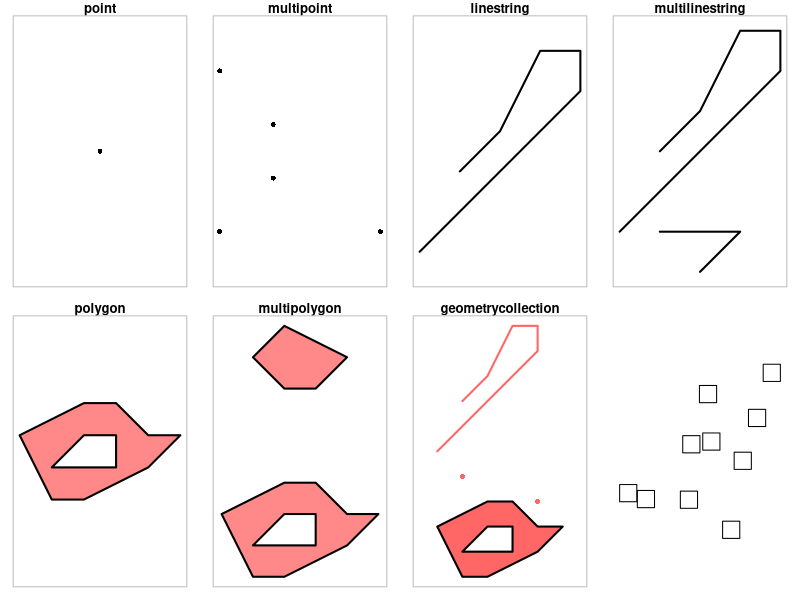
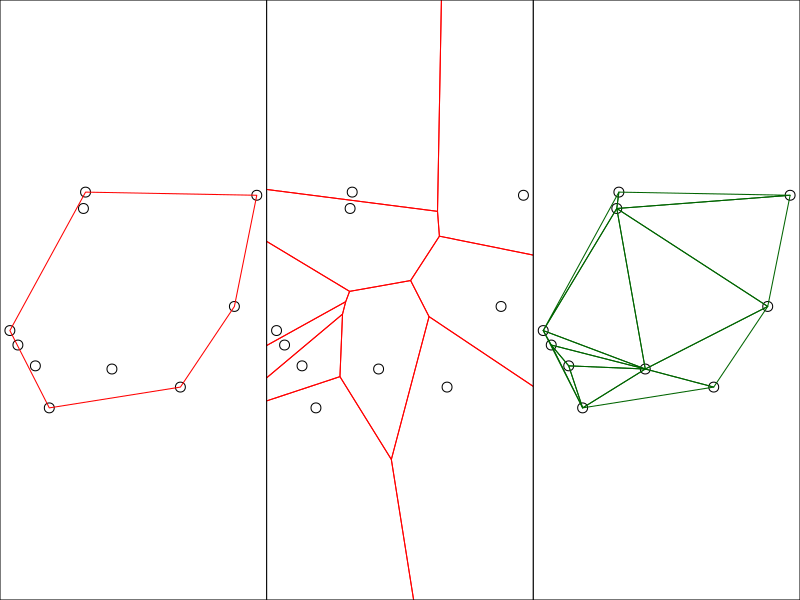
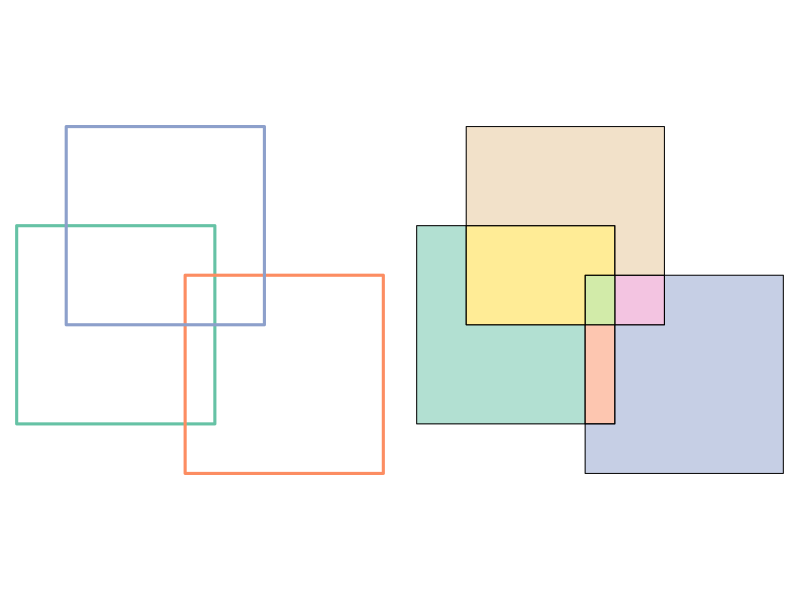

Write the R code that produced these figures, in order.
## ---- chunk 1
library(sf) |> suppressPackageStartupMessages()
par(mfrow = c(2,4))
par(mar = c(1,1,1.2,1))

# 1
p <- st_point(0:1)
plot(p, pch = 16)
title("point")
box(col = 'grey')

# 2
mp <- st_multipoint(rbind(c(1,1), c(2, 2), c(4, 1), c(2, 3), c(1,4)))
plot(mp, pch = 16)
title("multipoint")
box(col = 'grey')

# 3
ls <- st_linestring(rbind(c(1,1), c(5,5), c(5, 6), c(4, 6), c(3, 4), c(2, 3)))
plot(ls, lwd = 2)
title("linestring")
box(col = 'grey')

# 4
mls <- st_multilinestring(list(
  rbind(c(1,1), c(5,5), c(5, 6), c(4, 6), c(3, 4), c(2, 3)),
  rbind(c(3,0), c(4,1), c(2,1))))
plot(mls, lwd = 2)
title("multilinestring")
box(col = 'grey')

# 5 polygon
po <- st_polygon(list(rbind(c(2,1), c(3,1), c(5,2), c(6,3), c(5,3), c(4,4), c(3,4), c(1,3), c(2,1)),
    rbind(c(2,2), c(3,3), c(4,3), c(4,2), c(2,2))))
plot(po, border = 'black', col = '#ff8888', lwd = 2)
title("polygon")
box(col = 'grey')

# 6 multipolygon
mpo <- st_multipolygon(list(
    list(rbind(c(2,1), c(3,1), c(5,2), c(6,3), c(5,3), c(4,4), c(3,4), c(1,3), c(2,1)),
        rbind(c(2,2), c(3,3), c(4,3), c(4,2), c(2,2))),
    list(rbind(c(3,7), c(4,7), c(5,8), c(3,9), c(2,8), c(3,7)))))
plot(mpo, border = 'black', col = '#ff8888', lwd = 2)
title("multipolygon")
box(col = 'grey')

# 7 geometrycollection
gc <- st_geometrycollection(list(po, ls + c(0,5), st_point(c(2,5)), st_point(c(5,4))))
plot(gc, border = 'black', col = '#ff6666', pch = 16, lwd = 2)
title("geometrycollection")
box(col = 'grey')
## ---- chunk 2
library(sf) |> suppressPackageStartupMessages()
p1 <- st_point(c(0,0))
p2 <- st_point(c(1,1))
(e <- st_intersection(p1, p2))

## ---- chunk 3
library(sf) |> suppressPackageStartupMessages()
m = rbind(c(0,0), c(1,0), c(1,1), c(0,1), c(0,0))
p = st_polygon(list(m))
l <-  vector("list", 10)
for (i in 1:10)
  l[[i]] = p + 10 * runif(2)
s = st_sfc(l)
plot(s)
## ---- chunk 4
i <- st_intersection(s)
str(i)
## ---- chunk 5
#| fig.cap: "For a set of points, left: convex hull (red); middle: Voronoi polygons; right: Delauney triangulation"
#| code-fold: true
#| out.width: 60%
par(mar = rep(0,4), mfrow = c(1, 3))
set.seed(133331)
mp <- st_multipoint(matrix(runif(20), 10))
plot(mp, cex = 2)
plot(st_convex_hull(mp), add = TRUE, col = NA, border = 'red')
box()
plot(mp, cex = 2)
plot(st_voronoi(mp), add = TRUE, col = NA, border = 'red')
box()
plot(mp, cex = 2)
plot(st_triangulate(mp), add = TRUE, col = NA, border = 'darkgreen')
box()
## ---- chunk 6
#| code-fold: true
#| out.width: 50%
#| fig.cap: "Left: three overlapping squares -- how do we identify the small box where all three overlap? Right: unique, non-overlapping n-ary intersections"
par(mar = rep(.1, 4), mfrow = c(1, 2))
sq <- function(pt, sz = 1) st_polygon(list(rbind(c(pt - sz), 
  c(pt[1] + sz, pt[2] - sz), c(pt + sz), c(pt[1] - sz, pt[2] + sz), c(pt - sz))))
x <- st_sf(box = 1:3, st_sfc(sq(c(0, 0)), sq(c(1.7, -0.5)), sq(c(0.5, 1))))
plot(st_geometry(x), col = NA, border = sf.colors(3, categorical = TRUE), lwd = 3)
p <- st_intersection(st_geometry(x), col = sf.colors(7, categorical=TRUE, alpha = .5))
p
plot(st_intersection(st_geometry(x)), col = sf.colors(7, categorical=TRUE, alpha = .5))
